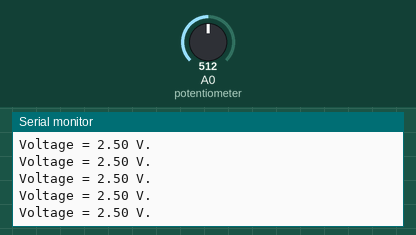
This sketch was run on a simulated Arduino Uno, built with avr-gcc and run on an emulated ATmega328P. Shown: the last lines printed to the serial monitor. Inputs (shaded band) come from the test bench; at power-on: A0 (potentiometer) = 512.

Above: at 1.2 s.
1.3 s: A0 (potentiometer) set to 716
At 1.31 s:
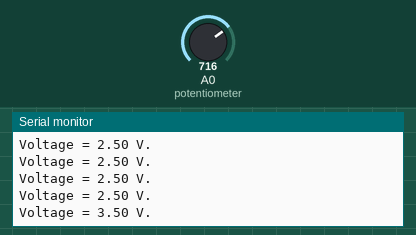
2.8 s: A0 (potentiometer) set to 900
At 2.82 s:
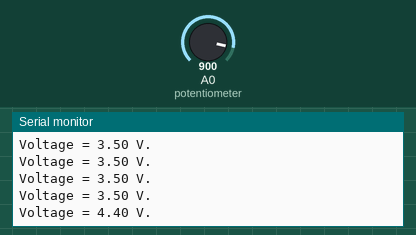
Timing chart, 0 to 5.8 s (numbered marks = the images above; inputs shaded):
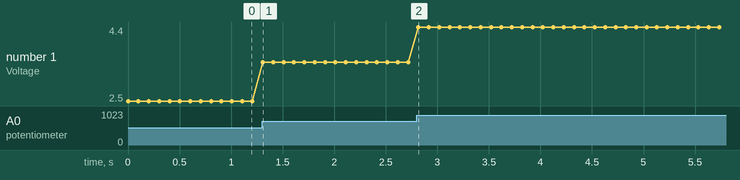

Measured:
- after the input at 1.3 s, the serial monitor: prints a new line at once (image 1)
- after the input at 2.8 s, the serial monitor: prints a new line at once (image 2)
- plotted number 1: 2.5 → 3.5 after the input at 1.3 s, 3.5 → 4.4 after the input at 2.8 s

The sketch:

LAB7Checkpoint3-V3.ino
```cpp
void setup() {
  Serial.begin(9600); // Initialize serial communication at 9600 baud rate
}

void loop() {
  int sensorValue = analogRead(A0); // Read the value from the potentiometer
  float voltage = sensorValue * (5.0 / 1023.0); // Convert the ADC value to voltage
  Serial.print("Voltage = ");
  Serial.print(voltage);
  Serial.print(" V.");
  Serial.println(); // Print a newline character
  delay(100); // Wait for 1 second before the next reading
}
```
